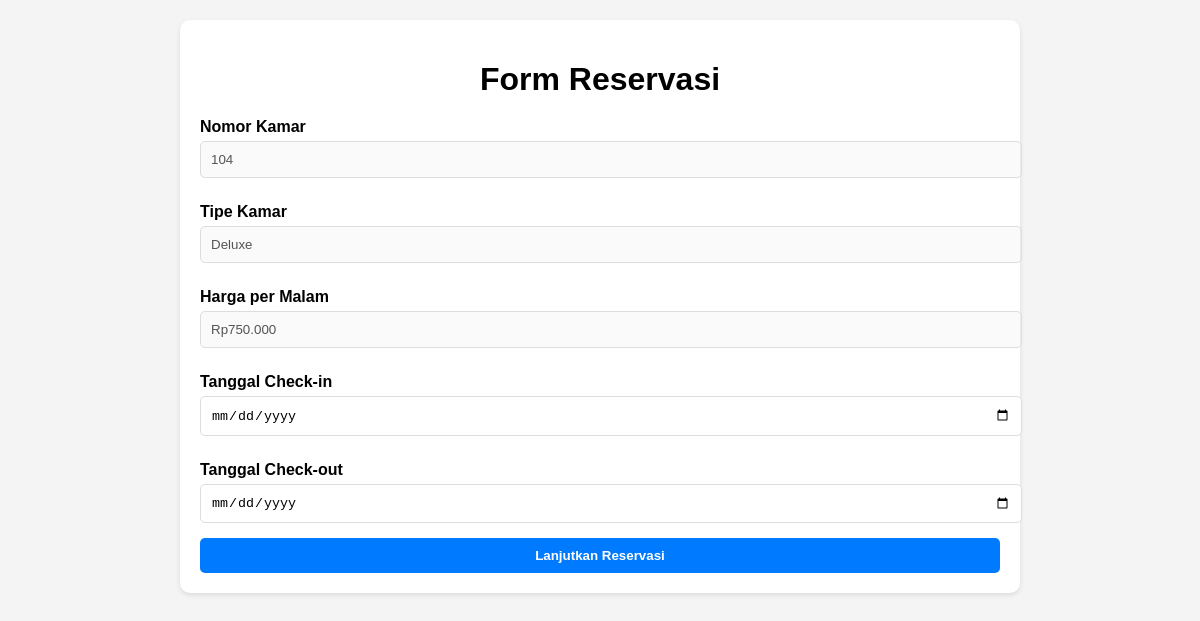
The app's page /form_reservasi.php?id=4 with its own data.
### tables this page shows
CREATE TABLE kamar (
    id INT AUTO_INCREMENT PRIMARY KEY,
    nomor_kamar VARCHAR(10) NOT NULL UNIQUE,
    tipe VARCHAR(50) NOT NULL,
    harga DECIMAL(10,2) NOT NULL,
    deskripsi TEXT,
    status ENUM('tersedia', 'terpesan', 'dibersihkan') NOT NULL
);

### form_reservasi.php (the view, shortened to what this page needs)
<?php
include 'koneksi.php';
$id_kamar = $_GET['id'] ?? null;
$sql_kamar = "SELECT * FROM kamar WHERE id = ?";
$stmt = $conn->prepare($sql_kamar);
$stmt->bind_param("i", $id_kamar);
$stmt->execute();
$result = $stmt->get_result();
$kamar = $result->fetch_assoc();
?>
<!DOCTYPE html>
<html lang="id">
<head>
</head>
<body>
    <div class="container">
        <h1>Form Reservasi</h1>
        <form action="proses_reservasi.php" method="POST">
            <label for="nomor_kamar">Nomor Kamar</label>
            <input type="text" id="nomor_kamar" value="<?= htmlspecialchars($kamar['nomor_kamar']) ?>" disabled>
            <label for="tipe">Tipe Kamar</label>
            <input type="text" id="tipe" value="<?= htmlspecialchars($kamar['tipe']) ?>" disabled>
            <label for="harga">Harga per Malam</label>
            <input type="text" id="harga" value="Rp<?= number_format($kamar['harga'], 0, ',', '.') ?>" disabled>
            <label for="tanggal_check_in">Tanggal Check-in</label>
            <input type="date" name="tanggal_check_in" id="tanggal_check_in" required>
            <label for="tanggal_check_out">Tanggal Check-out</label>
            <input type="date" name="tanggal_check_out" id="tanggal_check_out" required>
            <button type="submit" class="btn">Lanjutkan Reservasi</button>
        </form>
    </div>
</body>
</html>

### form_reservasi.php (style rules this page uses)
body { font-family: Arial, sans-serif; margin: 0; padding: 0; background-color: #f4f4f4; }
.container { max-width: 800px; margin: 20px auto; padding: 20px; background-color: white; border-radius: 10px; box-shadow: 0 2px 5px rgba(0, 0, 0, 0.1); }
h1 { text-align: center; margin-bottom: 20px; }
label { display: block; margin: 10px 0 5px; font-weight: bold; }
input, select { width: 100%; padding: 10px; margin-bottom: 15px; border: 1px solid #ddd; border-radius: 5px; }
.btn { display: block; width: 100%; padding: 10px; background-color: #007bff; color: white; text-align: center; font-weight: bold; border: none; border-radius: 5px; cursor: pointer; text-decoration: none; }

### records on screen
kamar: nomor_kamar "104", tipe "Deluxe", harga "Rp750.000"
